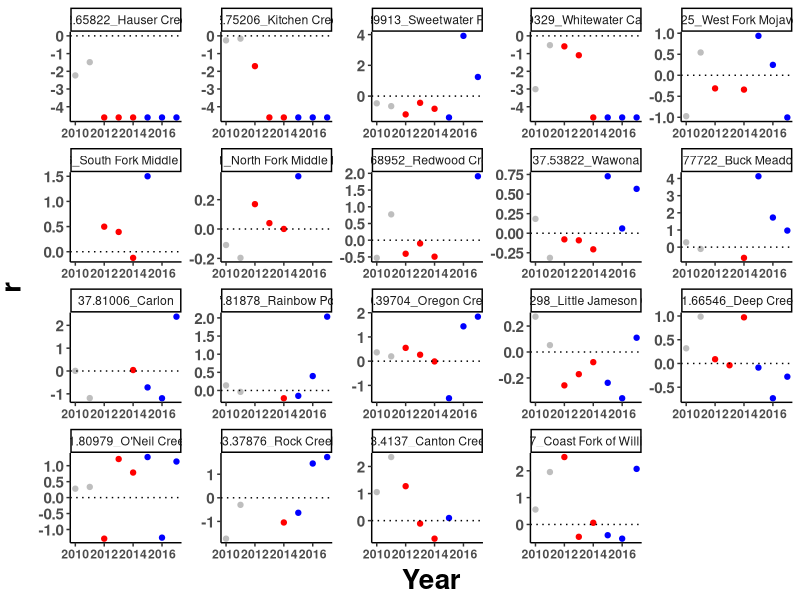

Write the R code that produced this figure. (Note: this script raises an error after producing the figure.)
#### PROJECT: Evolutionary rescue of Mimulus cardinalis populations during extreme drought
#### PURPOSE OF THIS SCRIPT: Produce demography graphs for publication
#### AUTHOR: Amy Angert & Daniel Anstett
#### DATE LAST MODIFIED: 20250610


#*******************************************************************************
#### 0. Clean workspace and load required packages
#*******************************************************************************

# Remove objects and clear workspace
rm(list = ls(all=TRUE))

# Make vector of packages needed
packages_needed <- c("tidyverse", "RColorBrewer","cowplot")

# Install packages needed (if not already installed)
for (i in 1:length(packages_needed)){
  if(!(packages_needed[i] %in% installed.packages())){install.packages(packages_needed[i])}
}

# Load packages needed
for (i in 1:length(packages_needed)){
  library(packages_needed[i], character.only = TRUE)
}


#*******************************************************************************
### 1. Read in lambda estimates for each site and year 
#*******************************************************************************
dat <- read.csv("data/demography data/siteYear.lambda_2010-2019.csv") %>% 
  mutate(Site.Name=paste(Latitude, Site, sep="_")) %>% 
  mutate(r = log(lambda+0.01)) %>%  #add small value so lambdas=0 doesn't turn to NA)
  filter(Year!=2018) %>% 
  filter(Site!="Mill Creek")

# add color ramp column
color <- read_csv("data/genomic_data/pop_meta_data.csv") %>% 
  dplyr::select(Site, Lat.Color) %>% 
  unique()

dat <- left_join(dat, color)

dat_pre <- dat %>% filter(Year<2012)
dat_drought <- dat %>% filter(between(Year,2012,2014))
dat_recovery <- dat %>% filter(between(Year,2015,2017))
dat_post <- dat %>% filter(Year>2017)
dat_decline <- dat %>% filter(Year<2015)


#*******************************************************************************
### 1. Visualize estimates over time for all sites (Fig S1)
#*******************************************************************************

#Decline & Recovery
ggplot(dat, aes(x=Year, y=r)) +
  geom_point(data=filter(dat, Year<2012), col="grey") +
  geom_point(data=filter(dat, between(Year,2012,2014)), col="red") +
  geom_point(data=filter(dat, between(Year,2015,2017)), col="blue") +
  geom_point(data=filter(dat, Year>2017), col="grey") +
  scale_y_continuous(name="r")+ 
  scale_x_continuous(name="Year", limits=c(2010,2017))+
  geom_hline(yintercept=0, linetype="dotted") +
  facet_wrap(~Site.Name, scale="free") + theme_classic() + theme(
    axis.text.x=element_text(face="bold"),
    axis.text.y=element_text(size=11, face="bold"),
    axis.title.x=element_text(color="black", size=20, vjust=0.5, face="bold"),
    axis.title.y=element_text(color="black", size=20,vjust=2, face="bold", hjust=0.5))

ggsave("Graphs/Demography/01_decline_recovery.pdf",width=14, height = 8, units = "in")

#*******************************************************************************
### 2. Visualize mean estimates over each period for all sites
#*******************************************************************************

r_means <- read.csv("data/demography data/siteYear.lambda_responses_2010-2019.csv") %>% 
  dplyr::select(Site,Paper_ID,Latitude,Longitude,Lat.Color,mean.r.pre,mean.r.drought,mean.r.recovery) %>%  
  arrange(Latitude)

r_se <- read.csv("data/demography data/siteYear.lambda_responses_2010-2019.csv") %>% 
  dplyr::select(Site,Paper_ID,Latitude,Longitude,Lat.Color,se.r.pre,se.r.drought,se.r.recovery) %>%  
  arrange(Latitude)

# pivot longer for plotting
r_means_long <- r_means %>% 
  pivot_longer(cols=mean.r.pre:mean.r.recovery, names_to="time", values_to="mean_r")
r_means_long$time <- gsub("mean.r.", "", r_means_long$time)

r_se_long <- r_se %>% 
  pivot_longer(cols=se.r.pre:se.r.recovery, names_to="time", values_to="se_r")
r_se_long$time <- gsub("se.r.", "", r_means_long$time)

r_long <- left_join(r_means_long, r_se_long) %>% 
  mutate(ymin=mean_r-se_r,
         ymax=mean_r+se_r)

# set level orders to reflect time
level_order_all = c("pre", "drought", "recovery")

# all three time periods (alternative Fig S1)
dodge <- position_dodge(width=0.2)
ggplot(r_long, aes(x=factor(time, level=level_order_all), y=mean_r, group=Latitude, fill=as.factor(Latitude))) +
  geom_point(shape=21, size=3, position=dodge) +
  #geom_errorbar(aes(ymin=ymin, ymax=ymax, colour=as.factor(Latitude)), width=0.1, position=dodge) +
  geom_line(aes(colour=as.factor(Latitude)), position=dodge) +
  scale_color_manual(values=unique(r_long$Lat.Color), aesthetics=c("color", "fill")) +
  scale_y_continuous(name="Mean population growth rate")+ 
  scale_x_discrete(name="Time Period", labels=c("Pre-drought", "Drought", "Recovery")) + 
  geom_hline(yintercept=0) +
  theme_classic() + theme(
    axis.text.x=element_text(face="bold"),
    axis.text.y=element_text(size=11,face="bold"),
    axis.title.x=element_text(color="black", size=20, vjust=0.5, face="bold"),
    axis.title.y=element_text(color="black", size=20,vjust=2, face="bold", hjust=0.5),
    strip.background=element_blank(), 
    strip.text.x=element_blank(),
    legend.title=element_blank())

#Pre-drought to drought period
dodge <- position_dodge(width=0.2)
r_long_early <- r_long %>% filter(time!="recovery") %>% droplevels()
level_order_pre = c("pre", "drought")
ggplot(r_long_early, aes(x=factor(time, level=level_order_pre), y=mean_r, group=Latitude, fill=as.factor(Latitude))) +
  geom_point(shape=21, size=3, position=dodge) +
  geom_errorbar(aes(ymin=ymin, ymax=ymax, colour=as.factor(Latitude)), width=0.1, position=dodge) +
  geom_line(aes(colour=as.factor(Latitude)), position=dodge) +
  scale_color_manual(values=unique(r_long_early$Lat.Color), aesthetics=c("color", "fill")) +
  scale_y_continuous(name="Mean population growth rate")+ 
  scale_x_discrete(name="Time Period", labels=c("Pre-drought", "Drought")) + 
  geom_hline(yintercept=0) +
  theme_classic() + theme(
    axis.text.x = element_text(face="bold"),
    axis.text.y = element_text(size=11, face="bold"),
    axis.title.x = element_text(color="black", size=20, vjust=0.5, face="bold"),
    axis.title.y = element_text(color="black", size=20,vjust=2, face="bold", hjust=0.5),
    strip.background=element_blank(), 
    strip.text.x=element_blank(),
    legend.title=element_blank())

#Drought to recovery period
r_long_late <- r_long %>% filter(time!="pre") %>% droplevels()
level_order_post = c("drought", "recovery")
ggplot(r_long_late, aes(x=factor(time, level=level_order_post), y=mean_r, group=Latitude, fill=as.factor(Latitude))) +
  geom_point(shape=21, size=3, position=dodge) +
  geom_line(aes(colour=as.factor(Latitude)), position=dodge) +
  geom_errorbar(aes(ymin=ymin, ymax=ymax, colour=as.factor(Latitude)), width=0.1, position=dodge) +
  scale_y_continuous(name="Mean population growth rate")+ 
  scale_x_discrete(name="Time Period", labels=c("Drought", "Recovery")) + 
  scale_color_manual(values=unique(r_long_late$Lat.Color), aesthetics=c("color", "fill")) +
  geom_hline(yintercept=0) +
  theme_classic() + theme(
    axis.text.x = element_text(face="bold"),
    axis.text.y = element_text(size=11,face="bold"),
    axis.title.x = element_text(color="black", size=20, vjust=0.5, face="bold"),
    axis.title.y = element_text(color="black", size=20, vjust=2, face="bold", hjust=0.5),
    strip.background = element_blank(), 
    strip.text.x = element_blank(),
    legend.title = element_blank())


# sensitivity test: remove 3 extirpated populations
r_means_cull <- r_means %>% filter(mean.r.recovery>-2.5)
r_means_cull_long <- r_means_cull %>% pivot_longer(cols=mean.r.pre:mean.r.recovery, names_to="time", values_to="mean_r")
r_means_cull_long_early <- r_means_cull_long %>% filter(time!="mean.r.recovery") %>% droplevels()
r_means_cull_long_late <- r_means_cull_long %>% filter(time!="mean.r.pre") %>% droplevels()

ggplot(r_means_cull_long_early, aes(x=time, y=mean_r)) +
  geom_point(aes(x=factor(time, level=level_order_pre), fill=as.factor(Latitude)), shape=21, size=2) +
  geom_line(aes(group=Latitude), color=r_means_cull_long_early$Lat.Color) +
  scale_y_continuous(name="Mean population growth rate")+ 
  scale_color_manual(values=unique(r_means_cull_long_early$Lat.Color), aesthetics=c("color", "fill")) +
  scale_x_discrete(name="Time Period", labels=c("Pre-Drought", "Drought")) + 
  scale_color_manual(values=unique(r_means_long_late$Lat.Color), aesthetics=c("color", "fill")) +
  geom_hline(yintercept=0) +
  theme_classic() + theme(
    axis.text.x=element_text(face="bold"),
    axis.text.y=element_text(size=11, face="bold"),
    axis.title.x=element_text(color="black", size=20, vjust=0.5, face="bold"),
    axis.title.y=element_text(color="black", size=20, vjust=2, face="bold", hjust=0.5),
    strip.background=element_blank(), 
    strip.text.x=element_blank(),
    legend.title = element_blank())

ggplot(r_means_cull_long_late, aes(x=time, y=mean_r)) +
  geom_point(aes(x=factor(time, level=level_order_post), fill=as.factor(Latitude)), shape=21, size=2) +
  geom_line(aes(group=Latitude), color=r_means_cull_long_late$Lat.Color) +
  scale_color_manual(values=unique(r_means_cull_long_late$Lat.Color), aesthetics=c("color", "fill")) +
  scale_y_continuous(name="Mean population growth rate")+ 
  scale_x_discrete(name="Time Period", labels=c("Drought", "Recovery")) + 
  scale_color_manual(values=unique(r_means_long_late$Lat.Color), aesthetics=c("color", "fill")) +
  geom_hline(yintercept=0) +
  theme_classic() + theme(
    axis.text.x=element_text(face="bold"),
    axis.text.y=element_text(size=11,face="bold"),
    axis.title.x=element_text(color="black", size=20, vjust=0.5, face="bold"),
    axis.title.y=element_text(color="black", size=20,vjust=2, face="bold", hjust=0.5),
    strip.background=element_blank(), 
    strip.text.x=element_blank(),
    legend.title=element_blank())


#*******************************************************************************
### 3. Visualize decline over time for exemplar site (Fig 1D)
#*******************************************************************************

#Little Jamison
dat_little <- dat %>% 
  filter(Site=="Little Jameson Creek") %>% 
  filter(Year<2015)
plot_3 <- ggplot(dat_little, aes(x=Year, y=r)) + 
  geom_point(size=4,shape=21,fill="#9BD7A4") +
  scale_y_continuous(name="r") + 
  scale_x_continuous(name="") +
  geom_hline(yintercept=0, linetype="dotted",size=0.8) + 
  theme_classic() + 
  theme(
    axis.text.x=element_text(size=18,face="bold"),
    axis.text.y=element_text(size=18,face="bold"),
    axis.title.x=element_text(color="black", size=20, vjust=0.5, face="bold"),
    axis.title.y=element_text(color="black", size=22, vjust=2, face="bold", hjust=0.5))
plot_3
ggsave("Graphs/Demography/sites/05_little_jamison.pdf",width=5, height=4, units="in")



